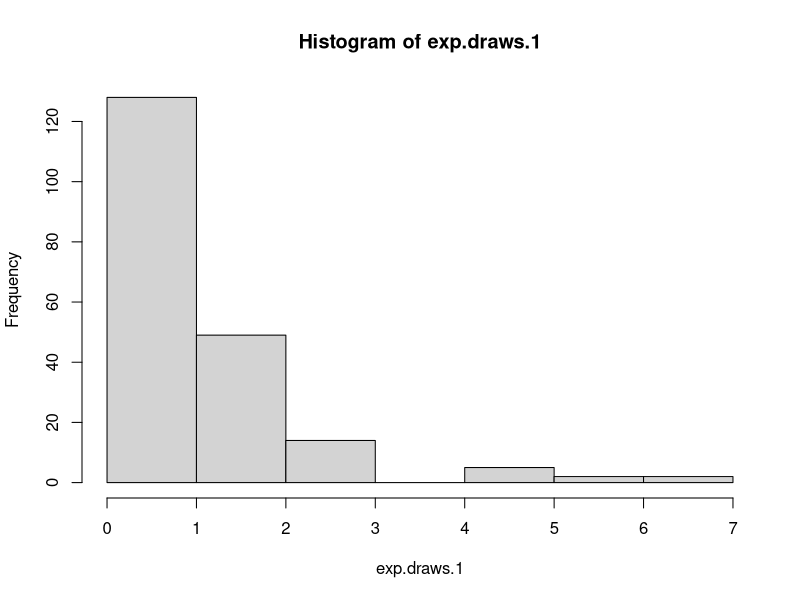

Write R code to recreate this figure.
## ---- chunk 1
knitr::opts_chunk$set(echo = TRUE)
## ---- chunk 2
library(dplyr)
exp.draws.1 <- 
  rexp(n=200)
## ---- chunk 3
library(dplyr)
rate<- c(0.2, 5, 7.3, 10)
for (i in rate){
  assign(paste0("exp.draws.", i), rexp(n = 200, r = i))
}
## ---- chunk 4
hist(exp.draws.1)
